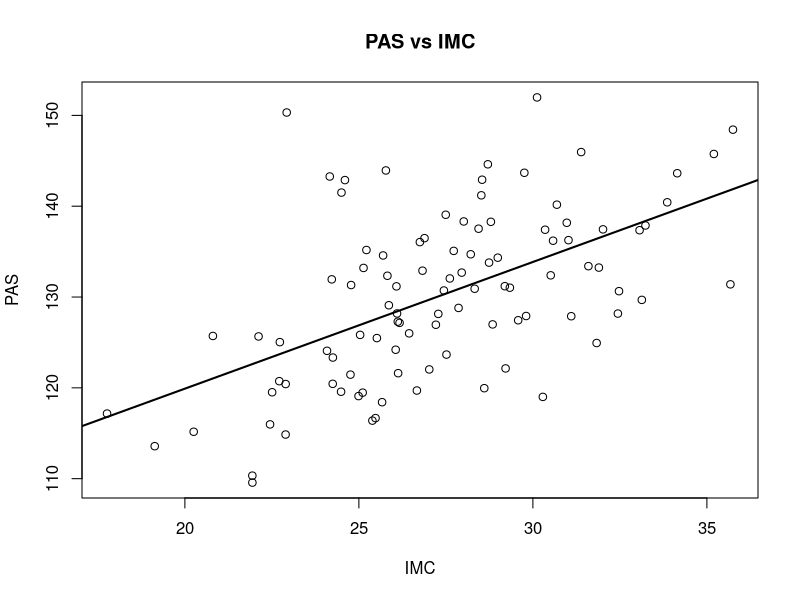

Write R code to recreate this figure. (Note: this script raises an error after producing the figure.)
## ---- chunk 1
# Dataset simulado
  set.seed(123)
  n <- 100
  IMC <- rnorm(n, 27, 4)
  PAS <- 90 + 1.5*IMC + rnorm(n, 0, 8)
  datos <- data.frame(IMC, PAS)
  head(datos)
## ---- chunk 2
modelo_uni <- lm(PAS ~ IMC, data = datos)
  summary(modelo_uni)
## ---- chunk 3
plot(datos$IMC, datos$PAS, main="PAS vs IMC", xlab="IMC", ylab="PAS")
  abline(modelo_uni, lwd=2)
## ---- chunk 4
set.seed(123)
  n <- 120
  
  IMC <- rnorm(n, 27, 4)
  Edad <- rnorm(n, 45, 10)
  Actividad <- rnorm(n, 3, 1)   # horas por semana
  
  # Modelo real para generar datos
  PAS <- 80 + 1.2*IMC + 0.6*Edad - 2.5*Actividad + rnorm(n, 0, 10)
  
  datos2 <- data.frame(IMC, Edad, Actividad, PAS)
  head(datos2)
  
## ---- chunk 5
modelo_multi <- lm(PAS ~ IMC + Edad + Actividad, data = datos2)
  summary(modelo_multi)
## ---- chunk 6
anova(modelo_uni,modelo_multi)
## ---- chunk 7
par(mfrow=c(2,2))
  plot(modelo_multi)
